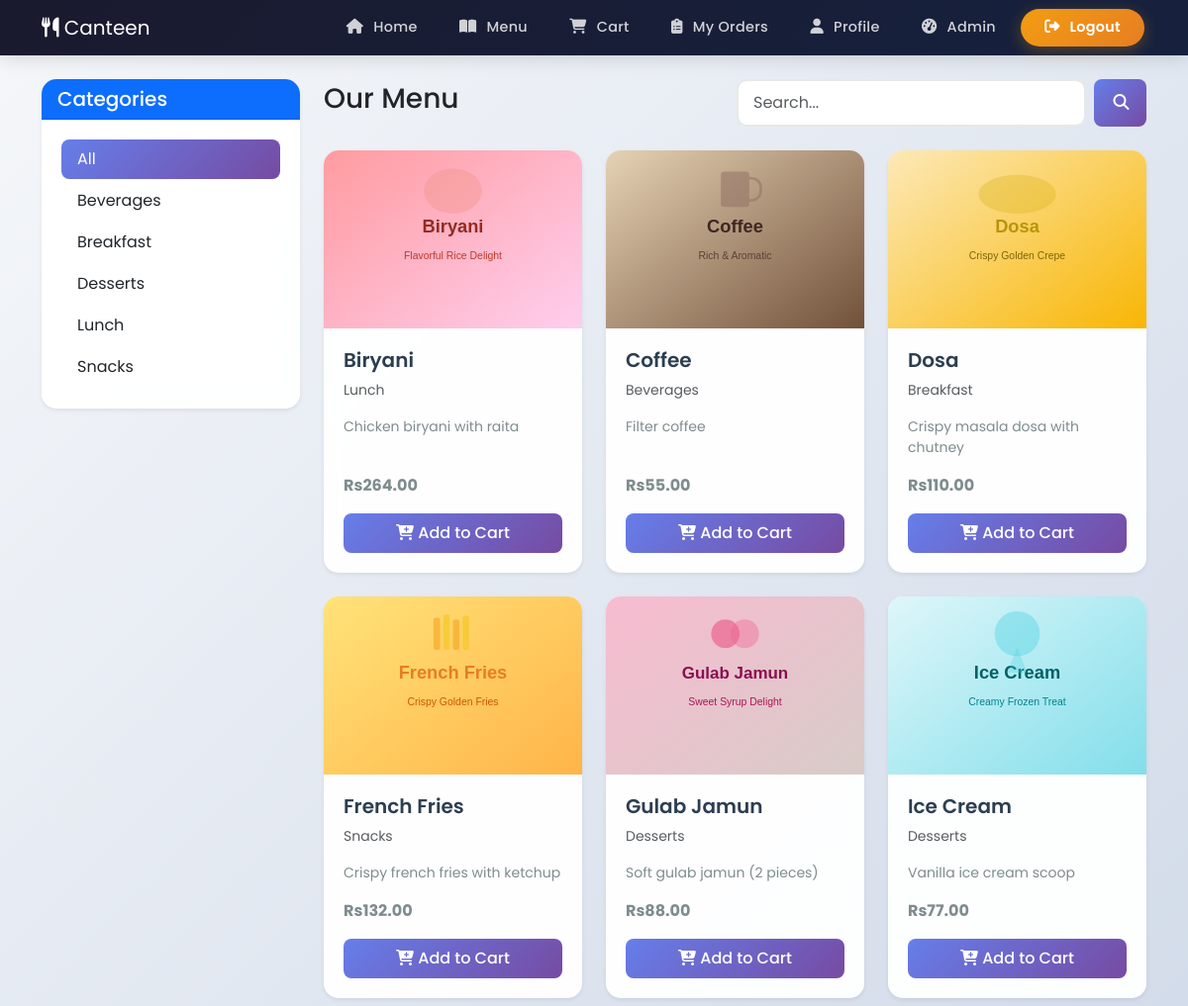
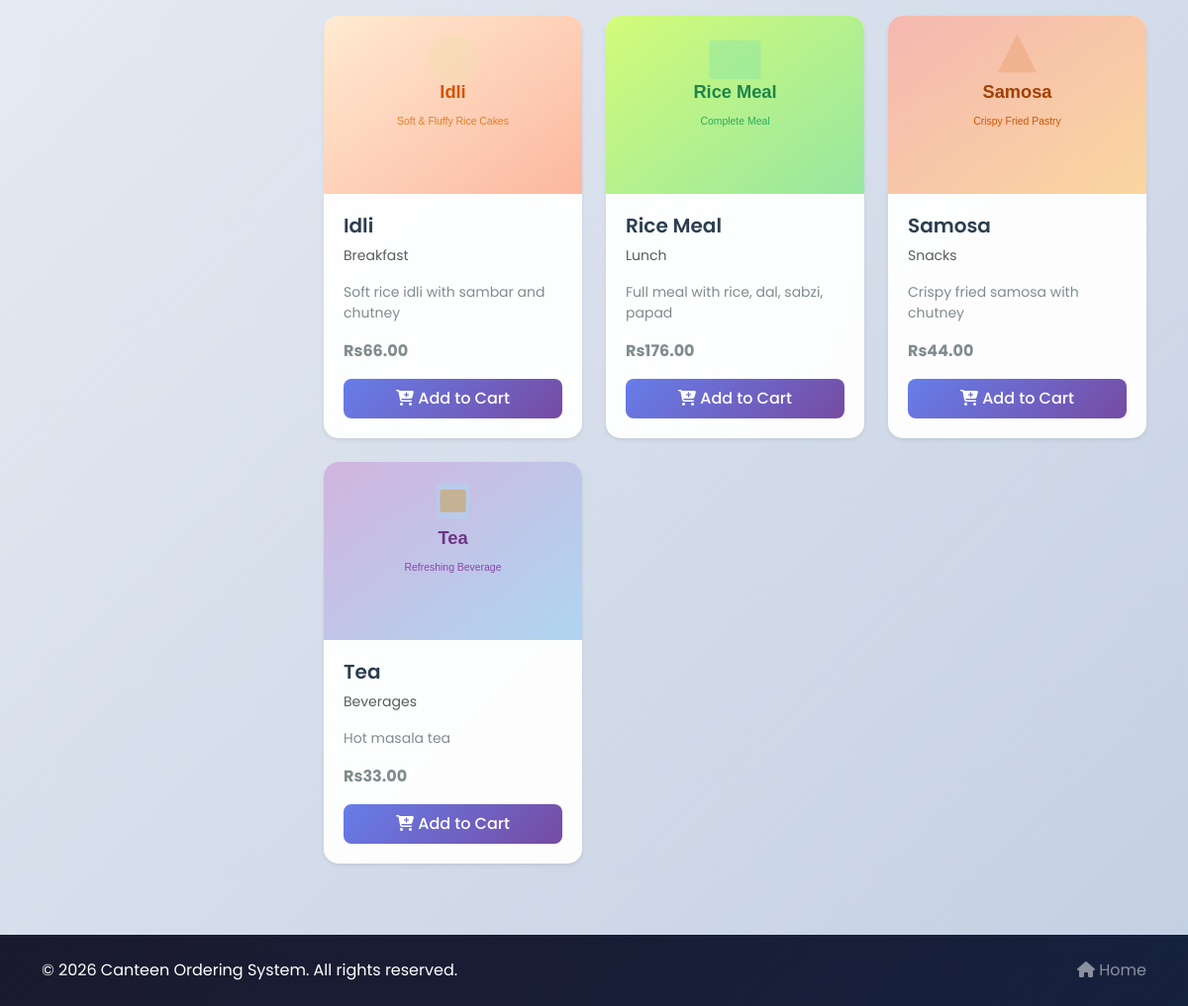
Screenshot of /customer/menu.php (signed in) with the database file from the repository (2 pictures, top to bottom).
### tables this page shows
CREATE TABLE categories (
    category_id INT PRIMARY KEY AUTO_INCREMENT,
    category_name VARCHAR(100) NOT NULL
);

CREATE TABLE food_items (
    food_id INT PRIMARY KEY AUTO_INCREMENT,
    category_id INT,
    food_name VARCHAR(100) NOT NULL,
    description TEXT,
    price DECIMAL(10,2) NOT NULL,
    image VARCHAR(255),
    status VARCHAR(20) DEFAULT 'available',
    FOREIGN KEY (category_id) REFERENCES categories(category_id) ON DELETE SET NULL
);

### customer/menu.php (the view, shortened to what this page needs)
<?php
require_once '../config/db.php';
$search = $_GET['search'] ?? '';
$category = $_GET['category'] ?? '';
$sql = "SELECT f.*, c.category_name FROM food_items f LEFT JOIN categories c ON f.category_id = c.category_id WHERE f.status = 'available'";
$params = [];
$sql .= " ORDER BY f.food_name ASC";
$stmt = $pdo->prepare($sql);
$stmt->execute($params);
$items = $stmt->fetchAll();
$cat_stmt = $pdo->query("SELECT * FROM categories ORDER BY category_name");
$categories = $cat_stmt->fetchAll();
?>
<?php include '../includes/header.php'; ?>
<?php include '../includes/navbar.php'; ?>
<div class="container mt-4">
    <div class="row">
        <div class="col-md-3">
            <div class="card shadow-sm mb-4">
                <div class="card-header bg-primary text-white">
                    <h5 class="mb-0">Categories</h5>
                </div>
                <div class="card-body">
                    <div class="list-group">
                        <a href="menu.php" class="list-group-item list-group-item-action <?php echo empty($category) ? 'active' : ''; ?>">All</a>
                        <?php foreach ($categories as $cat): ?>
                            <a href="menu.php?category=<?php echo $cat['category_id']; ?>" class="list-group-item list-group-item-action <?php echo ($category == $cat['category_id']) ? 'active' : ''; ?>">
                                <?php echo htmlspecialchars($cat['category_name']); ?>
                            </a>
                        <?php endforeach; ?>
                    </div>
                </div>
            </div>
        </div>
        <div class="col-md-9">
            <div class="d-flex justify-content-between align-items-center mb-4">
                <h3>Our Menu</h3>
                <form action="menu.php" method="GET" class="d-flex">
                    <input type="text" name="search" class="form-control me-2" placeholder="Search..." value="<?php echo htmlspecialchars($search); ?>">
                    <button type="submit" class="btn btn-primary"><i class="fas fa-search"></i></button>
                </form>
            </div>
            <div class="row">
                <?php if (count($items) > 0): ?>
                    <?php foreach ($items as $item): ?>
                        <div class="col-md-4 mb-4">
                            <div class="card h-100 shadow-sm">
                                <img src="../assets/images/food-images/<?php echo htmlspecialchars($item['image'] ?: 'placeholder.svg'); ?>" class="card-img-top" alt="<?php echo htmlspecialchars($item['food_name']); ?>" style="height: 180px; object-fit: cover;">
                                <div class="card-body d-flex flex-column">
                                    <h5 class="card-title"><?php echo htmlspecialchars($item['food_name']); ?></h5>
                                    <p class="card-text text-muted small"><?php echo htmlspecialchars($item['category_name']); ?></p>
                                    <p class="card-text small"><?php echo htmlspecialchars($item['description']); ?></p>
                                    <p class="card-text mt-auto"><strong>Rs<?php echo number_format($item['price'], 2); ?></strong></p>
                                    <form method="POST">
                                        <button type="submit" name="add_to_cart" class="btn btn-primary w-100">
                                            <i class="fas fa-cart-plus"></i> Add to Cart
                                        </button>
                                    </form>
                                </div>
                            </div>
                        </div>
                    <?php endforeach; ?>
                <?php else: ?>
                    <div class="col-12 text-center">
                        <p>No items found.</p>
                    </div>
                <?php endif; ?>
            </div>
        </div>
    </div>
</div>
<?php include '../includes/footer.php'; ?>

### assets/css/style.css (style rules this page uses)
* { margin: 0; padding: 0; box-sizing: border-box; }
body { font-family: 'Poppins', 'Segoe UI', Tahoma, Geneva, Verdana, sans-serif; background: linear-gradient(135deg, #f5f7fa 0%, #c3cfe2 100%); min-height: 100vh; display: flex; flex-direction: column; }
.card { border: none; border-radius: 15px; transition: all 0.3s cubic-bezier(0.4, 0, 0.2, 1); overflow: hidden; background: rgba(255, 255, 255, 0.95); backdrop-filter: blur(10px); }
.card-img-top { height: 200px; object-fit: cover; transition: transform 0.5s ease; }
.card .card-body { padding: 1.25rem; }
.card .card-title { font-weight: 600; color: #2c3e50; }
.card .card-text { color: #7f8c8d; }
.btn { border-radius: 8px; padding: 8px 20px; font-weight: 500; transition: all 0.3s ease; position: relative; overflow: hidden; }
.btn-primary { background: linear-gradient(135deg, #667eea 0%, #764ba2 100%); border: none; }
.form-control { border-radius: 10px; border: 2px solid #e8e8e8; padding: 10px 15px; transition: all 0.3s ease; }
.list-group-item { border: none; margin-bottom: 2px; border-radius: 8px !important; transition: all 0.3s ease; }
.list-group-item.active { background: linear-gradient(135deg, #667eea, #764ba2); border: none; }

### rows the page displays
categories: category_name "Beverages"
categories: category_name "Breakfast"
categories: category_name "Desserts"
categories: category_name "Lunch"
categories: category_name "Snacks"
food_items: image (picture), food_name "Biryani", category.category_name "Lunch", description "Chicken biryani with raita", price "264.00"
food_items: image (picture), food_name "Coffee", category.category_name "Beverages", description "Filter coffee", price "55.00"
food_items: image (picture), food_name "Dosa", category.category_name "Breakfast", description "Crispy masala dosa with chutney", price "110.00"
food_items: image (picture), food_name "French Fries", category.category_name "Snacks", description "Crispy french fries with ketchup", price "132.00"
food_items: image (picture), food_name "Gulab Jamun", category.category_name "Desserts", description "Soft gulab jamun (2 pieces)", price "88.00"
food_items: image (picture), food_name "Ice Cream", category.category_name "Desserts", description "Vanilla ice cream scoop", price "77.00"
food_items: image (picture), food_name "Idli", category.category_name "Breakfast", description "Soft rice idli with sambar and chutney", price "66.00"
food_items: image (picture), food_name "Rice Meal", category.category_name "Lunch", description "Full meal with rice, dal, sabzi, papad", price "176.00"
food_items: image (picture), food_name "Samosa", category.category_name "Snacks", description "Crispy fried samosa with chutney", price "44.00"
food_items: image (picture), food_name "Tea", category.category_name "Beverages", description "Hot masala tea", price "33.00"
